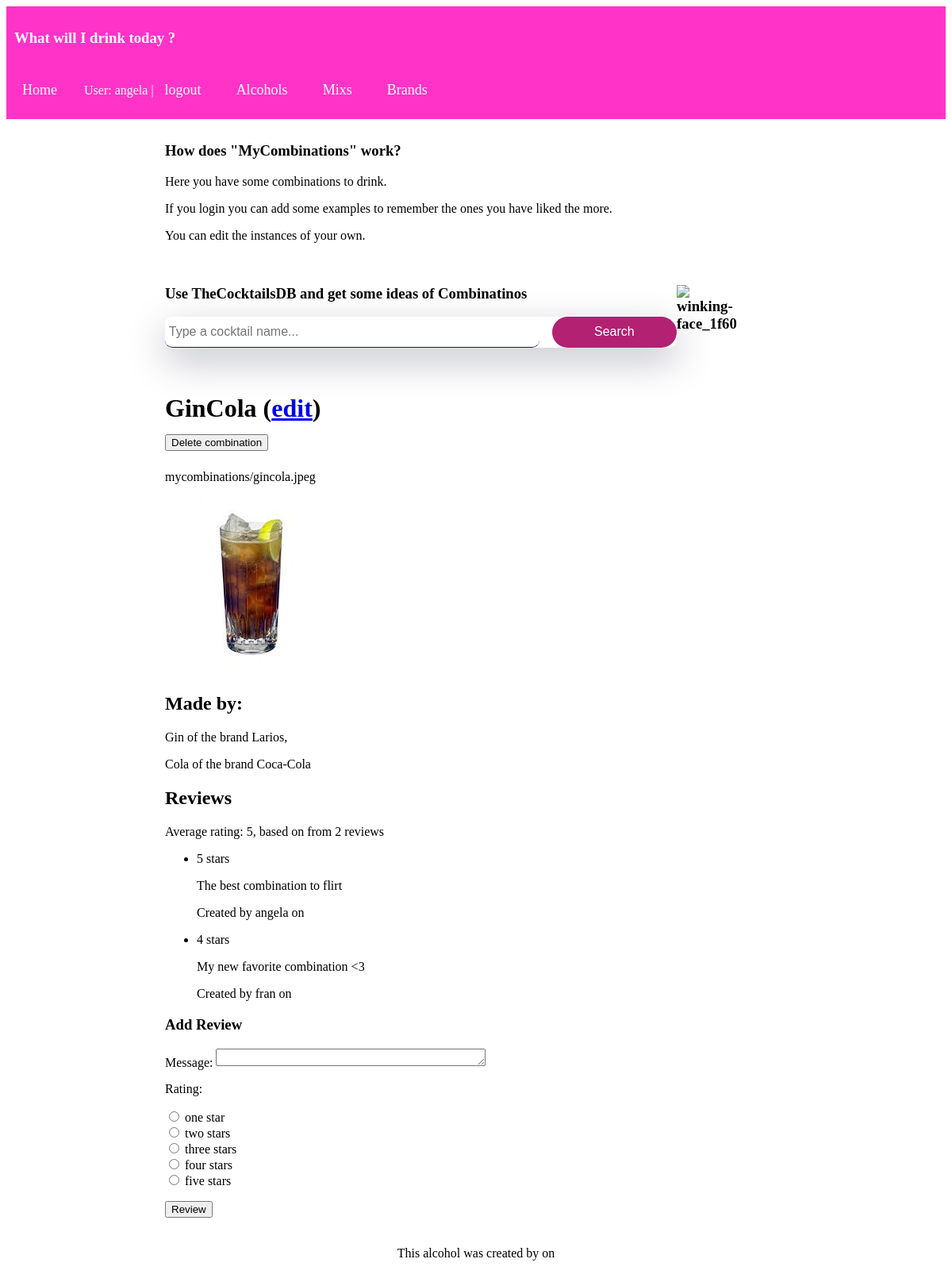
The page /mycombinations/combinations/5 (signed in) on the database its author committed.
### web/models.py (models this page shows, shortened)
class Combination(models.Model):
    name = models.CharField(max_length=200)
    alcohol = models.ForeignKey(Alcohol, on_delete=models.CASCADE)
    mix = models.ForeignKey(Mix, on_delete=models.CASCADE)
    user = models.ForeignKey(User, default=1, on_delete=models.CASCADE)
    date = models.DateField(default=date.today)
    image=models.ImageField(upload_to="mycombinations", blank=True, null=True)

class Alcohol(models.Model):
    name = models.CharField(max_length=200)
    brand = models.ForeignKey(Brand, on_delete=models.CASCADE)
    user = models.ForeignKey(User, default=1, on_delete=models.CASCADE)
    date = models.DateField(default=date.today)
    image=models.ImageField(upload_to="mycombinations", blank=True, null=True)
    def __str__(self) -> str:
        return self.name+" of the brand "+self.brand.name

class Brand(models.Model):
    name = models.CharField(max_length=200)
    user = models.ForeignKey(User, default=1, on_delete=models.CASCADE)
    date = models.DateField(default=date.today)
    image=models.ImageField(upload_to="mycombinations", blank=True, null=True)
    class Type(models.IntegerChoices):
        NONE = 0
        ALCOHOL = 1
        MIX = 2
    type = models.IntegerField(choices=Type.choices, default=0)

class Mix(models.Model):
    name = models.CharField(max_length=200)
    brand = models.ForeignKey(Brand, on_delete=models.CASCADE)
    user = models.ForeignKey(User, default=1, on_delete=models.CASCADE)
    date = models.DateField(default=date.today)
    image=models.ImageField(upload_to="mycombinations", blank=True, null=True)
    def __str__(self) -> str:
        return self.name+" of the brand "+self.brand.name

class Review(models.Model):
    RATING_CHOICES = ((1, 'one'), (2, 'two'), (3, 'three'), (4, 'four'), (5, 'five'))
    rating = models.PositiveSmallIntegerField('Rating (stars)', blank=False, default=3, choices=RATING_CHOICES)
    comment = models.TextField(blank=True, null=True)
    user = models.ForeignKey(User, default=1, on_delete=models.CASCADE)
    class Meta:
        abstract = True

class CombinationReview(Review):
    combination = models.ForeignKey(Combination, on_delete=models.CASCADE)
    class Meta:
        unique_together = ("combination", "user")

### web/views.py (the view)
class CombinationDetail(DetailView):
    model = Combination
    template_name = 'web/combination_detail.html'
    def get_context_data(self, **kwargs):
        context = super(CombinationDetail, self).get_context_data(**kwargs)
        context['RATING_CHOICES'] = CombinationReview.RATING_CHOICES
        return context

### web/templates/web/combination_detail.html (shortened to what this page needs)
{% extends "web/index.html" %}
{% block content %}
<span vocab="http://schema.org" typeof="Recipe">
<h1>
    <span property="name">{{ combination.name }}</span>
    {% if user == combination.user %}
        (<a href="{% url 'web:combination_edit' combination.id %}">edit</a>)
    {% endif %}
    {% if user == combination.user %}
    <form action="{% url 'web:combination_delete' combination.id %}" method="post">
        <button type="submit">Delete combination</button>
    </form>
    {% endif %}
</h1>
    {% if combination.image %}
    <span property="image">{{ combination.image }}</span>
    <p><img src="{{ combination.image.url }} "/></p>
    {% endif %}
    <h2>Made by:</h2>
    <span property="recipeIngredient"><p>{{ combination.alcohol }}, {{ alcohol.brand }} </p></span>
    <span property="recipeIngredient"> <p> {{ combination.mix }} {{ mix.brand }} </p></span>
<h2>Reviews</h2>
{% if combination.combinationreview_set.all|length > 0 %}
<span rel="aggregateRating">
    <p typeof="AggregateRating">
        Average rating: <span property="ratingValue">5</span>, based on
        {% with combination.combinationreview_set.all|length as reviewCount %}
            from <span property="reviewCount">{{ reviewCount }}
            </span> review{{ reviewCount|pluralize }}
        {% endwith %}
    </p>
</span>
<ul rel="review">
    {% for review in combination.combinationreview_set.all %}
        <li typeof="Review">
            <p rel="reviewRating" typeof="Rating">
                <span property="ratingValue">{{ review.rating }}</span>
                star{{ review.rating|pluralize }}
            </p>
            <p property="description">{% if review.comment %}{{ review.comment }}</p>
            <p>Created by <span property="author">{{ review.user }}</span> on
            </p>
            {% endif %}
        </li>
    {% endfor %}
</ul>
</span>
{% endif %}
<h3>Add Review</h3>
<form action="{% url 'web:review_create' combination.id %}" method="post">
    Message: <textarea name="comment" id="comment" rows="4"></textarea>
    <p>Rating:</p>
    <p>{% for rate in RATING_CHOICES %}
    <input type="radio" name="rating" id="rating{{ forloop.counter }}" value="{{ rate.0 }}" />
    <label for="choice{{ forloop.counter }}">{{ rate.1 }} star{{ rate.0|pluralize }}</label><br />
    {% endfor %}
    </p>
    <input type="submit" value="Review" />
</form>
{% endblock %}
{% block footer %}
    <p>
    <span vocab="http://schema.org" typeof="CreativeWork">
    This alcohol was created by
    on
    </span>
</p>
{% endblock %}

### web/templates/web/index.html (shortened to what this page needs)
{% load static %}
<!DOCTYPE html>
<html lang="en" prefix="schema: http://schema.org/">
<header>
    <nav>
    <h3 class="tittle">What will I drink today ?</h3>
    <ul>
      <li><a href="http://127.0.0.1:8000/"property="url">Home</a></li>
        <li>
        {% if user.is_authenticated %}
            <p>User: {{ user.username }} | <a href="{% url 'logout' %}?next={{request.path}}"property="url">logout</a></p>
        {% else %}
            <p><a href="{% url 'login' %}?next={{request.path}}"property="url">Login</a></p>
        {% endif %}
     </li>
     <li><a href="{% url 'web:alcohol_list' %}"property="url">Alcohols</a></li>
        <li><a href="{% url 'web:mix_list' %}"property="url">Mixs</a></li>
        <li><a href="{% url 'web:brand_list' %}"property="url">Brands</a></li>
    </ul>
  </nav>
    <link rel="stylesheet" href="https://code.jquery.com/ui/1.12.1/themes/smoothness/jquery-ui.css" />
    <link rel="stylesheet" href="../../static/style/base.css"/>
</header>
<body vocab="schema: http://schema.org/" typeof="WebPage">
<div id="content">
 <div class="container">
  <h3>How does "MyCombinations" work?</h3>
    <p>Here you have some combinations to drink.</p>
    <p>If you login you can add some examples to remember the ones you have liked the more.</p>
    <p>You can edit the instances of your own.</p>
    <h3 ><img src="https://s11.gifyu.com/images/winking-face_1f609.gif"  width="75" height="75" alt="winking-face_1f609.gif" align="right">Use TheCocktailsDB and get some ideas of Combinatinos</h3>
    <div class="search-container">
      <input
        type="text"
        placeholder="Type a cocktail name..."
        id="user-inp"
        value=""
      />
      <button id="search-btn">Search</button>
    </div>
    <br>
  </div>
    {% block content %}{% endblock %}
</div>
<div id="footer" typeof="schema:WebPage">
    {% block footer %}{% endblock %}
</div>
</body>
</html>

### web/static/style/base.css (style rules this page uses)
#content { margin-left: 190px; padding: 10px; }
#footer { margin: 0; padding: 10px; text-align: center; }
textarea, input[type=number], input[type=url] { height: 1.25em; width: 25em; }

### web/templates/web/index.html (style rules this page uses)
header { background-color: #FF33C7; color: #fff; padding: 10px; }
nav ul { list-style: none; margin: 0; padding: 0; }
nav li { display: inline-block; margin-right: 20px; margin-top: 10px; }
nav a { color: #fff; text-decoration: none; font-size: 18px; padding: 10px; }
.container { width: 90vw; max-width: 45em; background-color: #ffffff; border-radius: 0.6em; }
.search-container { border-radius: 0.6em; display: grid; grid-template-columns: 9fr 3fr; gap: 1em; margin-bottom: 1.2em; box-shadow: 0 1em 3em rgba(2, 9, 38, 0.25); }
.search-container input { border-radius: 0.6em; font-size: 1em; padding: 0.6em 0.3em; border: 1px #1f194c; outline: none; color: #1f194c; border-bottom: 1.5px solid #1f194c; }
.search-container button { font-size: 1em; border-radius: 2em; background-color: #B22172; border: none; outline: none; color: #ffffff; cursor: pointer; }

### rows shown on the page
Combination: name "GinCola", image "mycombinations/gincola.jpeg", image (picture), alcohol "Gin of the brand Larios", mix "Cola of the brand Coca-Cola"
CombinationReview: rating "5", comment "The best combination to flirt", user "angela"
CombinationReview: rating "4", comment "My new favorite combination <3", user "fran"

### other values the page prints
{{ user.username }} "angela"
{{ reviewCount }} "2"
{{ rate.1 }} "one" "two" "three" "four" "five"
